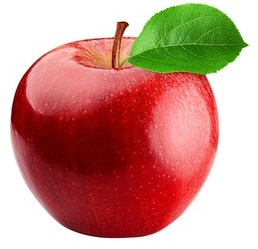
#> input picture anhthi/tao.jpg, 258 x 249 px
$ python baitap.py
#> lines starting #> are read from the running program, lines starting #| are printed output that depends on the picture; after the words box and inside, x2 and y2 are one past the last pixel; in counts of white or black regions, pixels touching at a corner belong together
import cv2
import numpy as np
import matplotlib.pyplot as plt

I=cv2.imread('tao.jpg')
#> I is the input picture: shape (249, 258, 3); mean B, G, R 134, 145.4, 199.7
cv2.imshow('anh goc',I)

Ihsv=cv2.cvtColor(I,cv2.COLOR_BGR2HSV)
#> Ihsv: shape (249, 258, 3); mean H, S, V 59.1, 116.2, 207.4
#4
Ih,Is,Iv = cv2.split(I)
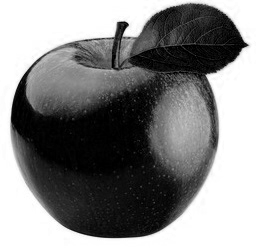
#> Ih: shape (249, 258); min 0, max 255, mean 134
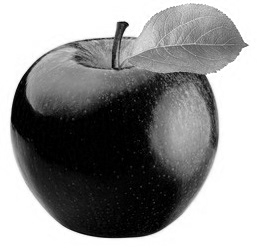
#> Is: shape (249, 258); min 0, max 255, mean 145.4
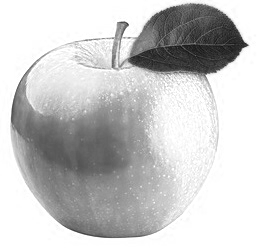
#> Iv: shape (249, 258); min 18, max 255, mean 199.7
def tinh_hist(Ig):
    a=np.zeros(256,dtype='int')
    h=Ig.shape[0]
#> h = 249
    w=Ig.shape[1]
#> w = 258
    for i in range(h):
        for j in range(w):
             g=Ig[i][j]
             a[g]=a[g]+1
#> after the loop, a = 256 values, max 21939 at index 255, min 0 at index 0, mean 250.9
    return a

print('Kênh V')
Iv=I[:,:,2]
hV=tinh_hist(Iv)
#> hV has the same summary as a in tinh_hist
plt.plot(hV)
plt.show()
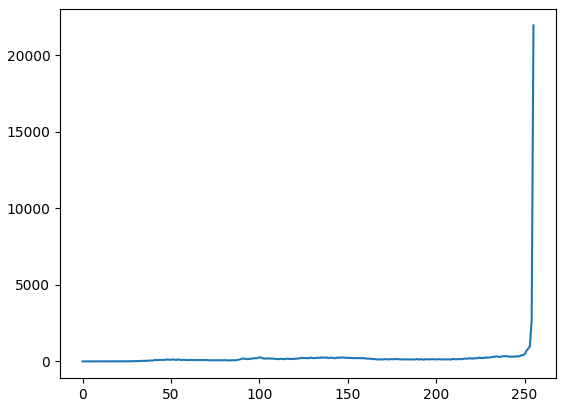
#> figure drawn by matplotlib, 1 panel; curve peaks at x = 255, y = 21939
#5
ST = cv2.medianBlur(Is,7)
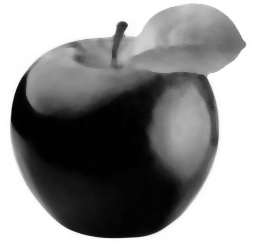
#> ST: shape (249, 258); min 0, max 255, mean 145.6
cv2.imshow('Anh loc median kenh S',ST)
#6
Is = 255 - Is
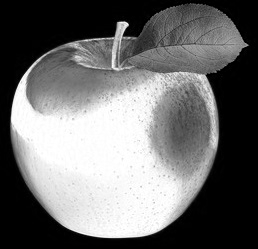
#> Is: shape (249, 258); min 0, max 255, mean 109.6
threhold, ImgO = cv2.threshold(Is,125,255,cv2.THRESH_OTSU)
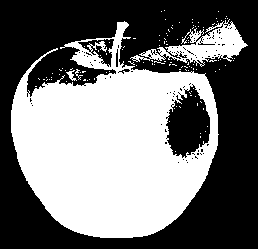
#> ImgO: shape (249, 258); 45.7% white; 120 white regions (116 under 20 px), largest, box (x1, y1, x2, y2) and area: (11, 21, 219, 238) 27125, (130, 19, 248, 67) 1981, (66, 70, 77, 81) 50, (75, 69, 83, 80) 26
#> threhold = 117
cv2.imshow('Anh nhi phan cua anh nghich dao kenh S',ImgO)
#7
#> (the run stopped early here; a loop or call above may not have finished)

$ run again, with anhthi/CMTND02.jpg copied over anhthi/tao.jpg
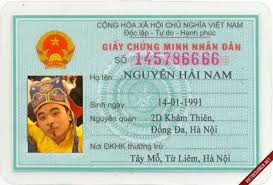
#> input picture anhthi/CMTND02.jpg, 273 x 185 px
#> I is the input picture: shape (185, 273, 3); mean B, G, R 185.9, 197.3, 185.3
#> Ihsv: shape (185, 273, 3); mean H, S, V 70.4, 50.8, 206.6
#> `Ih,Is,Iv = cv2.split(I)`:
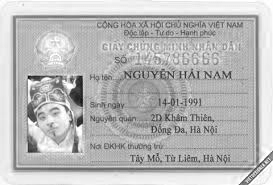
#> Iv: shape (185, 273); min 7, max 255, mean 185.3
#> after the loop in tinh_hist, `for i in range(h):`: a = 256 values, max 1003 at index 179, min 0 at index 0, mean 197.3
#> hV has the same summary as a in tinh_hist
#> `threhold, ImgO = cv2.threshold(Is,125,255,cv2.THRESH_OTSU)`:
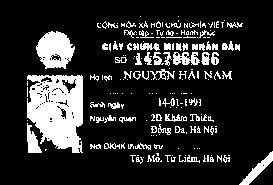
#> ImgO: shape (185, 273); 16.6% white; 199 white regions (125 under 20 px), largest, box (x1, y1, x2, y2) and area: (27, 75, 83, 153) 3201, (36, 31, 75, 69) 1017, (239, 151, 273, 185) 316
#> threhold = 90
